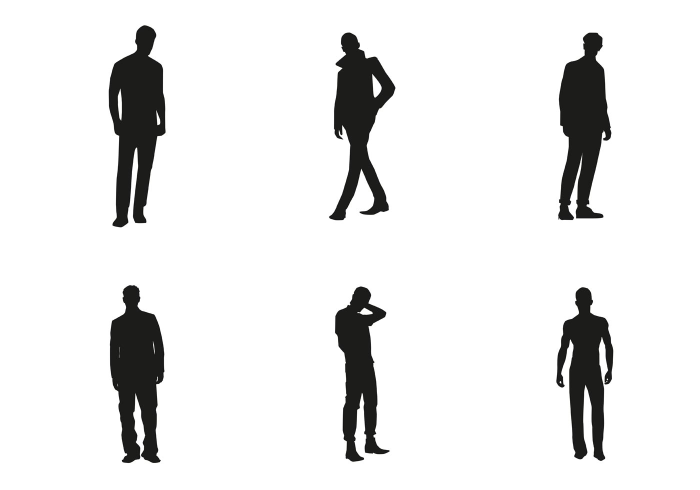
#> input picture Images/silhouette.jpg, 1400 x 980 px, found by its file name (shown at 1/2 size)
$ python 'HOG image functions WORKING.py'
#> lines starting #> are read from the running program, lines starting #| are printed output that depends on the picture; after the words box and inside, x2 and y2 are one past the last pixel; in counts of white or black regions, pixels touching at a corner belong together
### socialdistance.py
import cv2 as cv
import math
import numpy as np


# DRAW RECTANGULAR AREA FOR DETECTION OF PERSONS
def drawGreenRect(area, Image):
    img = Image
    bblines = []
    for (x, y, w, h) in area:
        a = []
        cv.rectangle(img, (x, y), (x + w, y + h), (0, 255, 0), 2) # Draw green rectangle
        a.append(x)
        a.append(y)
        a.append(x + w)
        a.append(y + h)
        bblines.append(a)

    return bblines


#CALCULATE FEET PIXEL LOCATION OF ALL BOUNDING BOXES
def findFeetPix(RectangleLines):
    bblines = RectangleLines
    feet = []
    for i in range(len(bblines)):  # A for loop for row entries
        a = []
        a.append((bblines[i][0] + bblines[i][2]) // 2) #find x centre
        a.append(bblines[i][3])
        feet.append(a)

    return feet


#WARP IMAGE PERSPECTIVE TO TOP VIEW
def topViewWarp(Image, CameraAngle, width, height):
    img = Image
    camAngle = CameraAngle
    if 0 <= camAngle <= 60:
        warpExtend = 0.00036265*(camAngle**4) - 0.0262*(camAngle**3) + 0.7407*(camAngle**2) + 1.5556*camAngle # equation for warp
        warpExtend = warpExtend * width / 1000 # for different widths
        pts1 = np.float32([[0,-0],[width,0],[-warpExtend,height],[width+warpExtend,height]]) #points for waro
        pts2 = np.float32([[0,0],[width,0],[0,height],[width,height]]) #framesize of new image warp
        M = cv.getPerspectiveTransform(pts1,pts2)
        imgWarped = cv.warpPerspective(img,M,(width,height)) # w and h is the display framesize

    elif 60 < camAngle <= 75:
        warpExtend = (250/3) * camAngle - 4380  # equation for warp
        warpExtend = warpExtend * width / 1000  # for different widths
        pts1 = np.float32([[0, 0.3 * height], [width, 0.3 * height], [-warpExtend, height], [width + warpExtend, height]])  # points for waro
        pts2 = np.float32([[0, 0], [width, 0], [0, 0.7 * height], [width, 0.7 * height]])  # framesize of new image warp
        M = cv.getPerspectiveTransform(pts1, pts2)
        imgWarped = cv.warpPerspective(img, M, (width, int(0.7 * height)))  # w and h is the display framesize

    elif 75 < camAngle <= 90:
        warpExtend = (110) * camAngle - 7840  # equation for warp
        warpExtend = warpExtend * width / 1000  # for different widths
        pts1 = np.float32([[0, 0.6 * height], [width, 0.6 * height], [-warpExtend, height], [width + warpExtend, height]])  # points for waro
        pts2 = np.float32([[0, 0], [width, 0], [0, 0.4* height], [width, 0.4 * height]])  # framesize of new image warp
        M = cv.getPerspectiveTransform(pts1, pts2)
        imgWarped = cv.warpPerspective(img, M, (width, int(0.4 * height)))  # w and h is the display framesize

    else:
        print('Enter a camera angle between 0 and 90 degrees!')
        quit()

    return imgWarped, M

# CALCULATE FEET PIXEL LOCATIONS IN WARPED IMAGE
def findWarpedFeetPix(FeetPixelLocations, WarpMatrix):
    feet = FeetPixelLocations
    M = WarpMatrix
    feetWarped = [[0 for col in range(3)] for row in range(len(feet))]
    for i in range(len(feet)): # length is 3 of ROWS
        for j in range(3):
            feetWarped[i][j] = M[j][0]*(feet[i][0]) + (M[j][1])*(feet[i][1]) + (M[j][2])*1

    return feetWarped

# ADJUST FEET Y PIXELS LOCATIONS IN WARPED IMAGE
def adjustWarpedFeetYPix(FeetPixelLocations, WarpedFeetPixelLocations,CameraAngle, height):
    feet = FeetPixelLocations
    feetWarped = WarpedFeetPixelLocations
    camAngle = CameraAngle
    if 0 <= camAngle <= 60:
        for i in range(len(feetWarped)):
            origMultiplier = ((feetWarped[i][1]/feetWarped[i][2])/feet[i][1])
            newMultiplier = (origMultiplier+1)/2
            feetWarped[i][1] = feet[i][1]*newMultiplier # Replace old feetWarped Y value

    elif 60 < camAngle <= 75:
        for i in range(len(feetWarped)):
            origMultiplier = ((feetWarped[i][1]/feetWarped[i][2]) / (feet[i][1])-0.3*height)
            newMultiplier = (origMultiplier + 1) / 2
            feetWarped[i][1] = ((feet[i][1]) - 0.3 * height) * newMultiplier  # Replace old feetWarped Y value

    elif 75 < camAngle <= 90:
        for i in range(len(feetWarped)):
            origMultiplier = ((feetWarped[i][1]/feetWarped[i][2]) / (feet[i][1])-0.6*height)
            newMultiplier = (origMultiplier + 1) / 2
            feetWarped[i][1] = ((feet[i][1])-0.6*height) * newMultiplier  # Replace old feetWarped Y value
    return feetWarped

#CALCULATE PIXEL DISTANCE BETWEEN PEOPLE'S FEET
def findPixDist(FeetPixelLocations, WarpedFeetPixelLocations):
    feet = FeetPixelLocations
    feetWarped = WarpedFeetPixelLocations
    pxDistance = []
    for i in range(len(feet)-1):
        i2 = i
        while i2 < (len(feet)-1):
            a = []
            x_abs_diff = abs(((feetWarped[i][0]) / feetWarped[i][2]) - (feetWarped[i2 + 1][0] / feetWarped[i2 + 1][2]))
            a.append(x_abs_diff)
            y_abs_diff = abs((feetWarped[i][1]) - (feetWarped[i2 + 1][1]))
            a.append(y_abs_diff)
            euclidean = math.sqrt(x_abs_diff ** 2 + y_abs_diff ** 2)
            a.append(euclidean)
            a.append(i+1) # 1st person
            a.append(i2+2) # 2nd person
            pxDistance.append(a)
            i2 = i2 + 1

    return pxDistance

#SCALING PIXEL DISTANCE TO REAL DISTANCE
def pixToReal(PixelDistance,scaleFactor):
    pxDistance = PixelDistance
    realDistance = []
    for i in range(len(pxDistance)):
        a = []
        for j in range(3):
            a.append(pxDistance[i][j] * scaleFactor)
        a.append(pxDistance[i][3])
        a.append(pxDistance[i][4])
        realDistance.append(a)

    return realDistance

#OUTPUT MESSAGE/ALERT IF LESS THAN X METRES & #HIGHLIGHT PEOPLE IN RED FOR IMAGES & BLUE FOR VIDEOS
def drawRedRect(Image, RectangleLines, realDistance, minimumAllowedDistance):
    img = Image
    bblines = RectangleLines
    for i in range(len(realDistance)):
        if realDistance[i][2] < minimumAllowedDistance:
            print('Person', realDistance[i][3], '&', realDistance[i][4], 'please social distance!')
            for j in range(2):
                cv.rectangle(img,
                             (bblines[(realDistance[i][j+3])-1][0], bblines[(realDistance[i][j+3])-1][1]),
                             (bblines[(realDistance[i][j+3])-1][2], bblines[(realDistance[i][j+3])-1][3]),
                             (255, 0, 0),
                             2)

    return

### HogDescriptor/HOG image functions WORKING.py
import cv2 as cv
from matplotlib import pyplot as plt
import socialdistance as sd

#USER INPUT PARAMETERS
camAngle = 60
scaleFactor = 10/1000 # (dist/imgWidth) approx distance (metres) between bottom left & right corners of image
imgWidth = 1000
minimumDistance = 1

# INITIALISE THE HOG PERSON DETECTOR
hog = cv.HOGDescriptor()
hog.setSVMDetector(cv.HOGDescriptor_getDefaultPeopleDetector())

# READ IMAGE
imgOrig = cv.cvtColor(cv.imread('silhouette.jpg'), cv.COLOR_BGR2RGB) # Convert image to RGB

# RESIZE IMAGE
width = int(imgWidth)
ratio = imgOrig.shape[1]/width
#> ratio = 1.4
height = int(imgOrig.shape[0]/ratio)
#> height = 700
dsize = (width, height)
#> dsize = (1000, 700)
img = cv.resize(imgOrig, dsize)
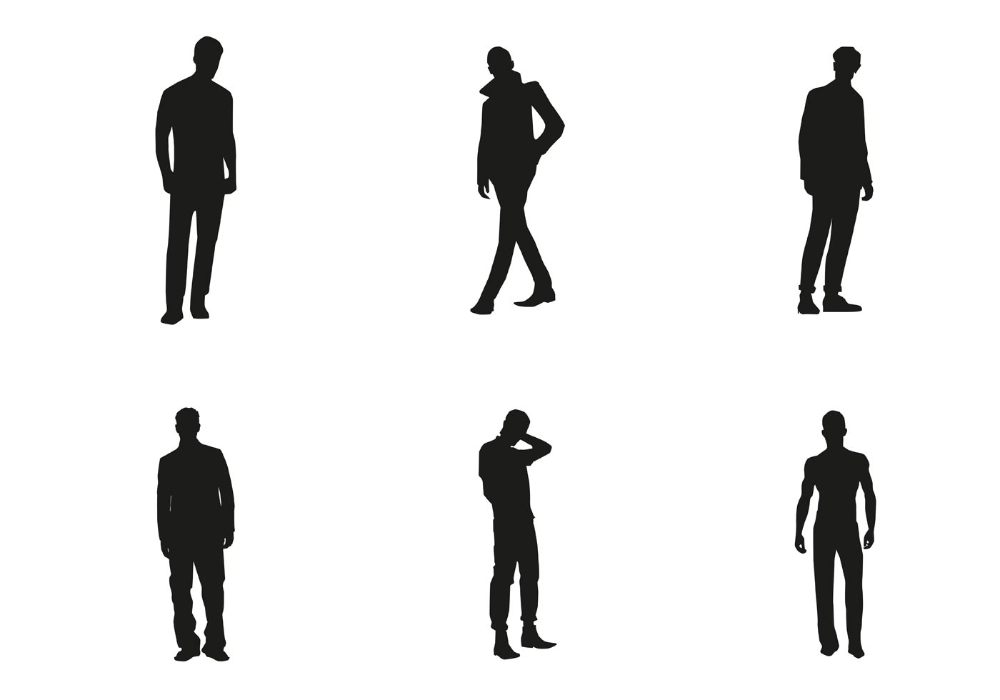
#> img: shape (700, 1000, 3); mean R, G, B 231.5, 231.5, 231.3

# DETECTION OF PERSONS INSIDE THE IMAGE
(area, weights) = hog.detectMultiScale(img, winStride=(4, 4), padding=(4, 4), scale=1.05)
#> area = [[438, 371, 151, 302], [763, 388, 147, 294], [114, 376, 155, 310], [424, 7, 168, 336], [753, 19, 164, 328], [111, 1, 176, 353]]; weights = [1.76, 3.41, 3.76, 1.84, 3.92, 3.32]

bblines = sd.drawGreenRect(area, img) # Draw green box for detection of persons & return bounding box lines
#> the loop in drawGreenRect, `for (x, y, w, h) in area:` made 6 passes
#> after the loop in drawGreenRect, `for (x, y, w, h) in area:`:
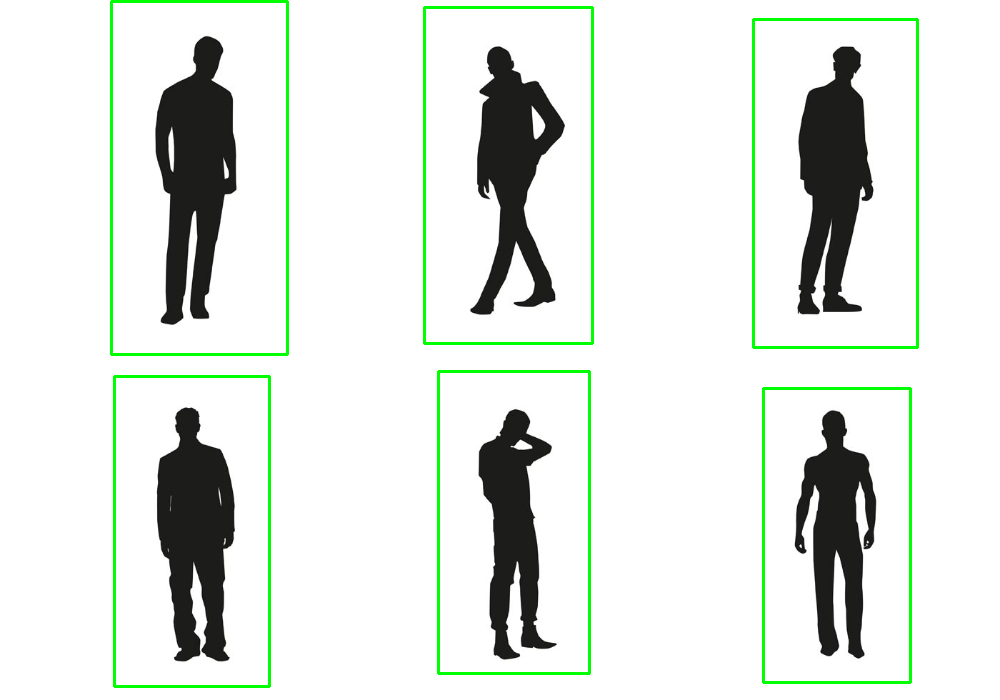
#> img: shape (700, 1000, 3); 2.47% of pixels changed, all inside (x1, y1, x2, y2) = (110, 0, 919, 688)
#> after the loop in drawGreenRect, `for (x, y, w, h) in area:`: bblines = [[438, 371, 589, 673], [763, 388, 910, 682], [114, 376, 269, 686], [424, 7, 592, 343], [753, 19, 917, 347], [111, 1, 287, 354]]

feet = sd.findFeetPix(bblines) # Calculate all feet pixel locations
#> the loop in findFeetPix, `for i in range(len(bblines)):` made 6 passes
#> after the loop in findFeetPix, `for i in range(len(bblines)):`: feet = [[513, 673], [836, 682], [191, 686], [508, 343], [835, 347], [199, 354]]

imgWarped, M = sd.topViewWarp(img, camAngle, width, height) # Warp image perspective to obtain top view
#> in topViewWarp, `M = cv.getPerspectiveTransform(pts1,pts2)`: M = [[1, 2.57, 0], [1.62e-16, 4.6, 0], [0, 0.00514, 1]]
#> in topViewWarp, `imgWarped = cv.warpPerspective(img,M,(width,height))`:
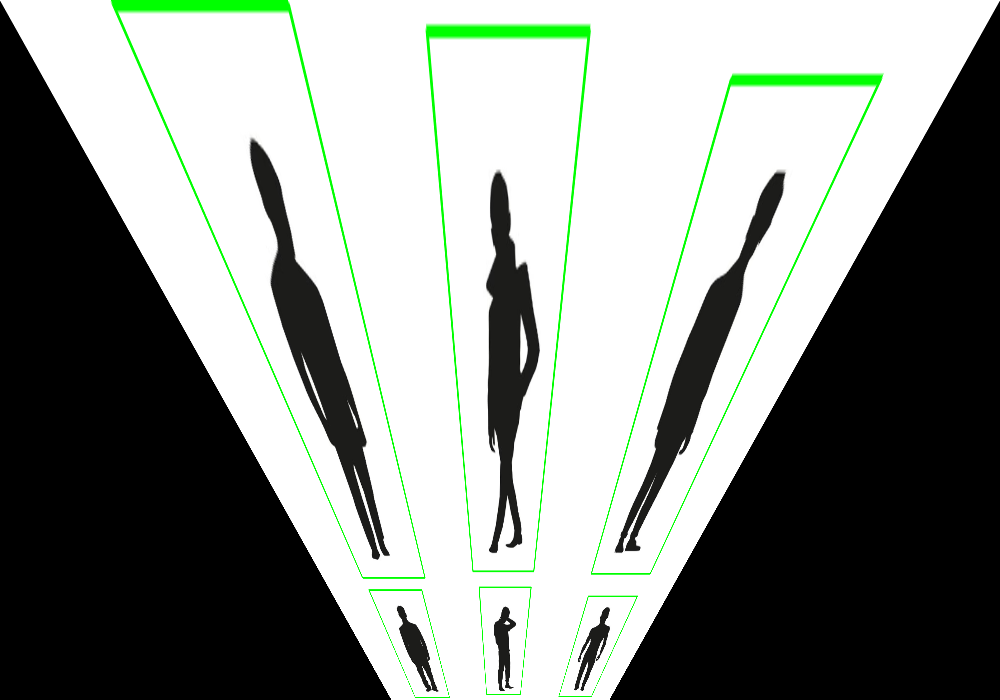
#> imgWarped: shape (700, 1000, 3); mean R, G, B 138.9, 143.8, 138.8

feetWarped = sd.findWarpedFeetPix(feet, M) # Calculate all feet pixel locations in warped image
#> in findWarpedFeetPix, `feetWarped = [[0 for col in range(3)] for row in range(len(feet))]`: feetWarped = [[0, 0, 0], [0, 0, 0], [0, 0, 0], [0, 0, 0], [0, 0, 0], [0, 0, 0]]
#> the loop in findWarpedFeetPix, `for i in range(len(feet)):` made 6 passes
#> after the loop in findWarpedFeetPix, `for i in range(len(feet)):`: feetWarped = [[2244.1, 3096.6, 4.46], [2590.3, 3138, 4.51], [1955.6, 3156.4, 4.53], [1390.3, 1578.2, 2.76], [1727.6, 1596.6, 2.79], [1109.6, 1628.8, 2.82]]

feetWarped = sd.adjustWarpedFeetYPix(feet, feetWarped, camAngle, height) # Adjust feet y pixel locations in warped image
#> the loop in adjustWarpedFeetYPix, `for i in range(len(feetWarped)):` made 6 passes
#> (origMultiplier, newMultiplier) on passes 1 to 6: (1.03, 1.02), (1.02, 1.01), (1.02, 1.01), (1.66, 1.33), (1.65, 1.33), (1.63, 1.32)
#> after the loop in adjustWarpedFeetYPix, `for i in range(len(feetWarped)):`: feetWarped = [[2244.1, 683.5, 4.46], [2590.3, 689, 4.51], [1955.6, 691.5, 4.53], [1390.3, 456.9, 2.76], [1727.6, 460.1, 2.79], [1109.6, 465.7, 2.82]]

pxDistance = sd.findPixDist(feet, feetWarped) # Calculate pixel distance between people's feet
#> the loop in findPixDist, `for i in range(len(feet)-1):` made 5 passes
#> after the loop in findPixDist, `for i in range(len(feet)-1):`: pxDistance = 15 items, first 6: [71.61, 5.53, 71.82, 1, 2], [71.14, 7.98, 71.58, 1, 3], [0.0196, 226.5, 226.5, 1, 4], [117.4, 223.3, 252.3, 1, 5], [109.6, 217.8, 243.8, 1, 6], [142.7, 2.45, 142.8, 2, 3]

realDistance = sd.pixToReal(pxDistance, scaleFactor) # Scaling pixel distance to real distance
#> the loop in pixToReal, `for i in range(len(pxDistance)):` made 15 passes
#> after the loop in pixToReal, `for i in range(len(pxDistance)):`: realDistance = 15 items, first 6: [0.716, 0.0553, 0.718, 1, 2], [0.711, 0.0798, 0.716, 1, 3], [0.000196, 2.27, 2.27, 1, 4], [1.17, 2.23, 2.52, 1, 5], [1.1, 2.18, 2.44, 1, 6], [1.43, 0.0245, 1.43, 2, 3]

sd.drawRedRect(img, bblines, realDistance, minimumDistance) # Draw red box around people under minimum distance & output warning message
#> the loop in drawRedRect, `for i in range(len(realDistance)):` made 15 passes
#| Person 1 & 2 please social distance!
#| Person 1 & 3 please social distance!
#> after the loop in drawRedRect, `for i in range(len(realDistance)):`:
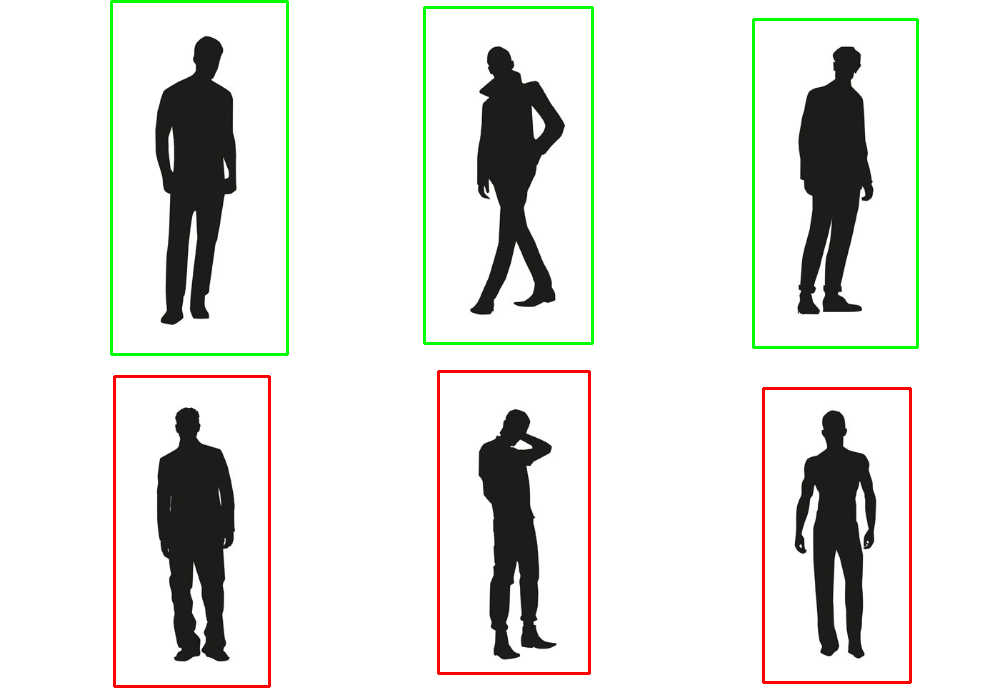
#> img: shape (700, 1000, 3); 1.16% of pixels changed, all inside (x1, y1, x2, y2) = (113, 370, 912, 688)

cv.imwrite('HOGImageWarped.jpg', imgWarped)

#DISPLAY IMAGES
plt.subplot(121),plt.imshow(img),plt.title('Original Image')
plt.subplot(122),plt.imshow(imgWarped),plt.title('Warped Image')
plt.show()

cv.waitKey(1)
cv.destroyAllWindows()
